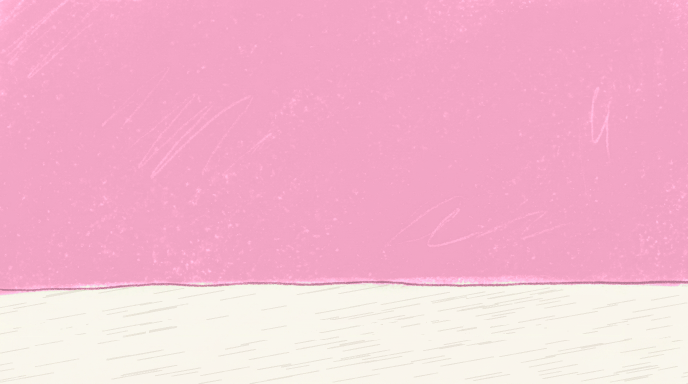
#> input picture assets/bakgrunder/vagen/vagen-rosa.png, 1376 x 768 px, given in place of busshallplatsen.png, which was not available (shown at 1/2 size)
$ python klipp.py
#> lines starting #> are read from the running program, lines starting #| are printed output that depends on the picture; after the words box and inside, x2 and y2 are one past the last pixel; in counts of white or black regions, pixels touching at a corner belong together
"""Klipper ut stoppens saker ur de färdiga bakgrunderna (samma maskning som storyboarden, bygg.py plate_piece).

Kör: ~/.claude/skills/ai-video/.venv/bin/python -I klipp.py   (från den här mappen)
Skriver klipp/skylt.png (ur Busshållplatsen), klipp/vass.png (ur Dammen) och klipp/sjo.png (ur Badplatsen),
i plattornas egna 1376×768-pixlar. Träden, dammen och blommorna tas från 003 (korscen-1/klipp/).
"""
from pathlib import Path

import numpy as np
from PIL import Image
from scipy import ndimage

HAR = Path(__file__).resolve().parent
A = HAR.parents[3] / "assets" / "bakgrunder"
CREAM = [247, 243, 231]


def bit(slug, box, wall, biggest=False):
#> called with slug = 'busshallplatsen', box = (0, 300, 140, 700), biggest = True
    a = np.array(Image.open(A / slug / f"{slug}.png").convert("RGB")).astype(int)
    keep = (np.abs(a - wall).sum(2) > 110) & (np.abs(a - CREAM).sum(2) > 22)
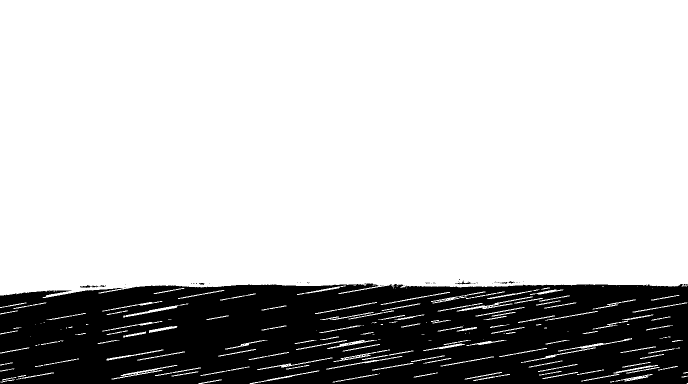
#> keep: shape (768, 1376) bool (shown at 1/2 size); 76.6% white; 79 black regions (68 under 20 px), largest, box (x1, y1, x2, y2) and area: (0, 567, 1376, 768) 246412, (916, 561, 943, 569) 66, (160, 570, 181, 576) 61
    keep = ndimage.binary_opening(keep, iterations=1)
#> keep: shape (768, 1376) bool; 75.4% white; 54 black regions (46 under 20 px), largest, box (x1, y1, x2, y2) and area: (0, 567, 1376, 768) 259231, (916, 561, 943, 569) 74, (160, 570, 181, 576) 62
    keep = ndimage.binary_fill_holes(ndimage.binary_closing(keep, iterations=3))
#> keep: shape (768, 1376) bool; 74.9% white; 1 black region, box (x1, y1, x2, y2) and area: (0, 0, 1376, 768) 265735
    lab, _ = ndimage.label(keep)
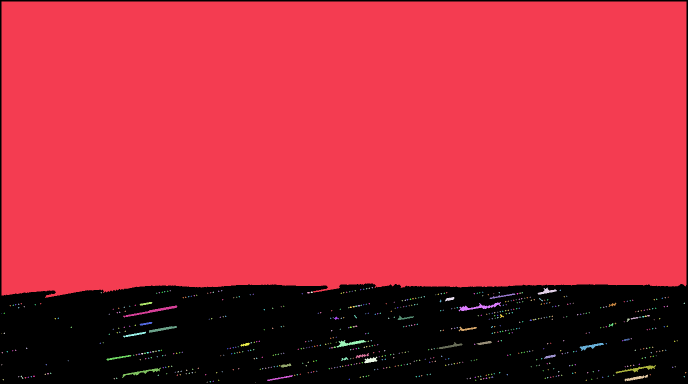
#> lab: shape (768, 1376) int32 (shown at 1/2 size); 673 distinct labels, from 0 to 672; one colour per label, 0 black
    big = np.bincount(lab.ravel())
#> big = 673 values, max 782280 at index 1, min 1 at index 203, mean 1570.2
    big[0] = 0
    tall = [i + 1 for i, s in enumerate(ndimage.find_objects(lab)) if s[0].stop - s[0].start > 24]   # inte väggkanten
#> tall = [1]
    keep = np.isin(lab, [i for i in tall if big[i] > 300])
#> keep: shape (768, 1376) bool; 74% white; 1 black region, box (x1, y1, x2, y2) and area: (0, 0, 1376, 768) 274488
    piece = Image.fromarray(np.dstack([a, keep * 255]).astype("uint8")).crop(box)
    if biggest:   # väggkantens kritstreck hänger ihop med stolpen: ta bort väggfärgen och behåll största biten
        px = np.array(piece.convert("RGB")).astype(int)
        al = (np.array(piece.getchannel("A")) > 0) & (np.abs(px - wall).sum(2) > 160)
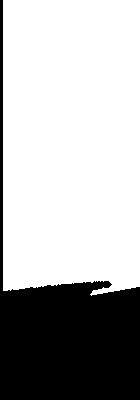
#> al: shape (400, 140) bool; 70.2% white; 1 black region, box (x1, y1, x2, y2) and area: (0, 0, 140, 400) 16690
        lab, _ = ndimage.label(ndimage.binary_opening(al, iterations=2))
#> lab: shape (400, 140) int32; values 0 (black) and 1 (white), 70.2% white; 2 black regions (1 under 20 px), largest, box (x1, y1, x2, y2) and area: (0, 0, 140, 400) 16708
        sizes = np.bincount(lab.ravel())[1:]
#> sizes = [39289]
        piece.putalpha(Image.fromarray(((lab == sizes.argmax() + 1) * 255).astype("uint8")))
    return piece.crop(piece.getbbox())


(HAR / "klipp").mkdir(exist_ok=True)
skylt = bit("busshallplatsen", (0, 300, 140, 700), [108, 41, 168], biggest=True)   # bara skylten, inte bänken
for x0, x1 in ((0, 40), (63, skylt.width)):                                      # väggkanten som korsar stolpen
    skylt.paste((0, 0, 0, 0), (x0, 234, x1, 250))
skylt.save(HAR / "klipp" / "skylt.png")
vass = bit("dammen", (1250, 300, 1376, 610), [44, 190, 160])
#> call 2 of bit, with slug = 'dammen', box = (1250, 300, 1376, 610), biggest = False
#> in bit (call 2), `piece = Image.fromarray(np.dstack([a, keep * 255]).astype("uint8")).cr..`:
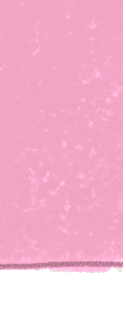
#> piece: PIL image 126x310 RGBA; mean R, G, B, A 243.1, 175.2, 201.9, 217.6; transparent parts drawn white
px = np.array(vass).astype(int)
#> px: shape (273, 123, 4) int64
gron = (px[..., 1] > px[..., 2] + 20) | (px[..., 0] > px[..., 1] + 60)          # bara strån och blad, inte väggkanten och vattnet
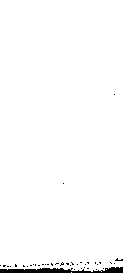
#> gron: shape (273, 123) bool; 98.3% white; 39 black regions (38 under 20 px), largest, box (x1, y1, x2, y2) and area: (0, 267, 123, 273) 465
gron &= px[..., 2] < px[..., 0] + 45                                             # inte det turkosa vattnet runt stråna och vattenlinjen
px[..., 3] *= gron
nere = px.shape[0] // 2                                                           # vattenlinjen: tunna vågräta streck nertill bort, stråna står kvar
#> nere = 136
px[nere:, :, 3] *= ndimage.binary_opening(px[nere:, :, 3] > 0, structure=np.ones((5, 1)))
lab, _= ndimage.label(px[..., 3] > 0)                                            # smulor av vatten och väggkant bort (de får annars egen vit kant)
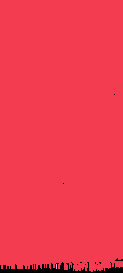
#> lab: shape (273, 123) int32; 3 distinct labels, from 0 to 2; one colour per label, 0 black
storlek = np.bincount(lab.ravel()); storlek[0] = 0
#> after `storlek = np.bincount(lab.ravel())`: storlek = [687, 32887, 5]
px[..., 3] *= np.isin(lab, np.nonzero(storlek > 150)[0])
#> px: shape (273, 123, 4) int64; mean R, G, B, A 242.4, 165.8, 197.3, 249.7
vass = Image.fromarray(px.astype("uint8"))
vass.crop(vass.getbbox()).save(HAR / "klipp" / "vass.png")
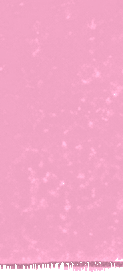
#> saved as vass.png: PIL image 123x272 RGBA; mean R, G, B, A 242.4, 165.5, 197.2, 250.7; transparent parts drawn white
sjo = bit("badplatsen", (600, 455, 1376, 672), [247, 245, 241], biggest=True)
#> (the run stopped early here; a loop or call above may not have finished)
